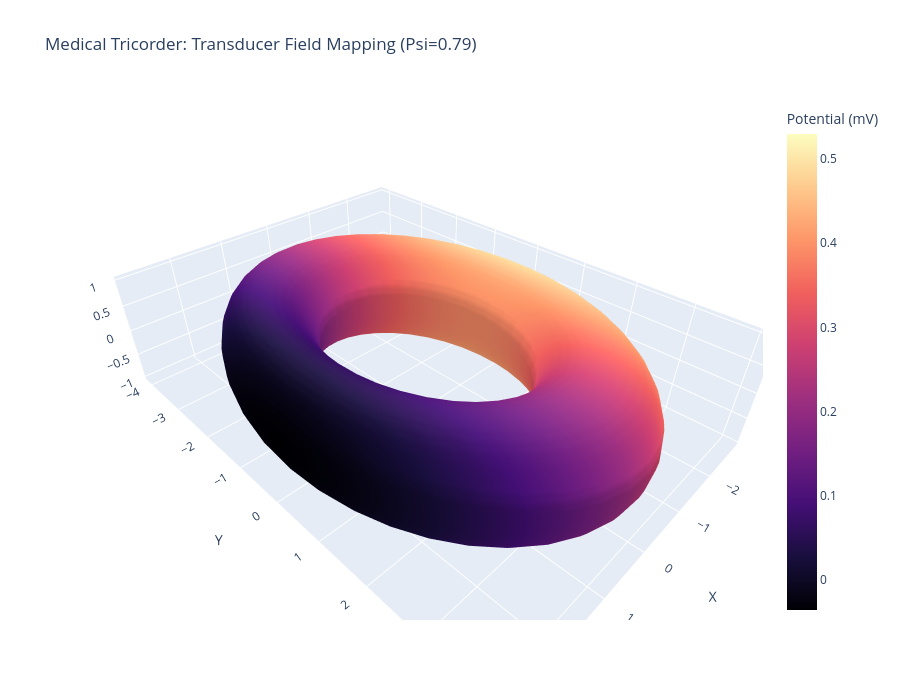

Source (notebook cell):
### Code cell
# Define a mock Piezoelectric Tensor (Simplified)
# Representing the conversion of mechanical stress to electrical potential
stress_vector = np.array([1, 0, 0.5]) # Normal/Shear stress on the fascia
d_tensor = np.array([0.2, 0.1, 0.3]) # Piezoelectric coefficients

# Calculate potential based on W-axis depth
# As psi increases (tuning), entropy decreases and potential stabilizes
potential = (np.dot(stress_vector, d_tensor) * np.cos(psi_val)) + (w_rot * 0.1)

# Visualization of the 'Apparatus'
fig = go.Figure(data=[go.Surface(
    x=x_rot, y=y_rot, z=z_rot,
    surfacecolor=potential, 
    colorscale='Magma',
    colorbar_title="Potential (mV)",
    hovertemplate="X: %{x}<br>Y: %{y}<br>Z: %{z}<br>W-Depth: %{surfacecolor}<extra></extra>"
)])

fig.update_layout(
    title=f"Medical Tricorder: Transducer Field Mapping (Psi={psi_val:.2f})",
    scene=dict(xaxis_title='X', yaxis_title='Y', zaxis_title='Z'),
    width=900, height=700
)
fig.show()

### Figure 1 — Plotly figure (JSON) as saved in the notebook; plotly's stock layout.template omitted (floating-point values rounded to 4 significant figures; data arrays with more than 128 entries replaced by an {"elided": "..."} marker saying what was removed)
{"data": [{"colorbar": {"title": {"text": "Potential (mV)"}}, "colorscale": [[0, "#000004"], [0.1111, "#180f3d"], [0.2222, "#440f76"], [0.3333, "#721f81"], [0.4444, "#9e2f7f"], [0.5556, "#cd4071"], [0.6667, "#f1605d"], [0.7778, "#fd9668"], [0.8889, "#feca8d"], [1, "#fcfdbf"]], "hovertemplate": "X: %{x}<br>Y: %{y}<br>Z: %{z}<br>W-Depth: %{surfacecolor}<extra></extra>", "surfacecolor": {"elided": "40x40 float values"}, "type": "surface", "x": {"elided": "40x40 float values"}, "y": {"elided": "40x40 float values"}, "z": {"elided": "40x40 float values"}}], "layout": {"height": 700, "scene": {"xaxis": {"title": {"text": "X"}}, "yaxis": {"title": {"text": "Y"}}, "zaxis": {"title": {"text": "Z"}}}, "title": {"text": "Medical Tricorder: Transducer Field Mapping (Psi=0.79)"}, "width": 900}}
